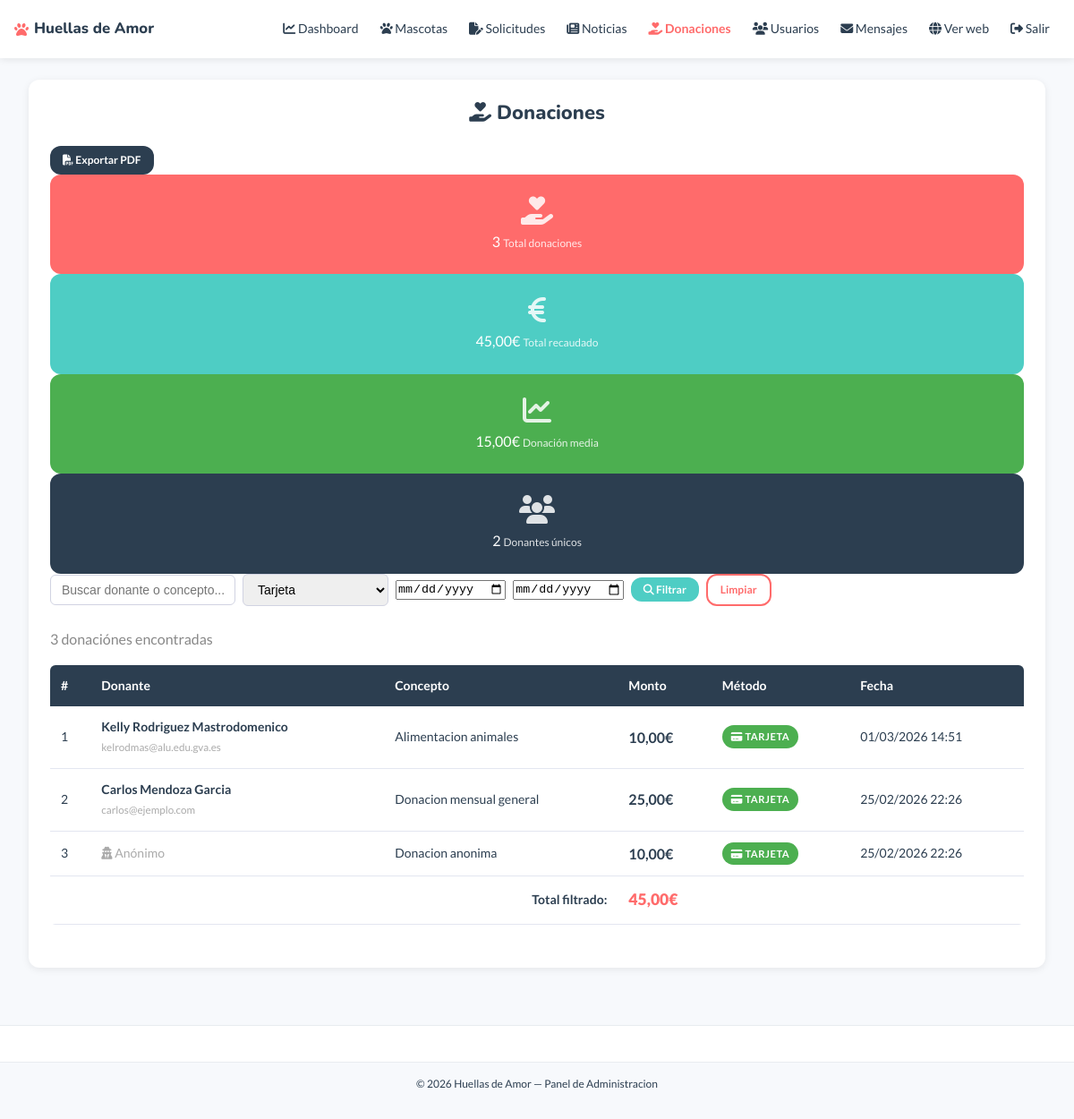
The app's page /admin/donaciones.php?metodo=tarjeta (signed in) with its own data.
### tables this page shows
CREATE TABLE `donaciones` (
  `id` int(10) UNSIGNED NOT NULL,
  `id_usuario` int(10) UNSIGNED DEFAULT NULL,
  `monto` decimal(8,2) NOT NULL,
  `concepto` varchar(255) DEFAULT NULL,
  `metodo_pago` varchar(100) DEFAULT NULL,
  `fecha` datetime NOT NULL DEFAULT current_timestamp(),
  `certificado_pdf` varchar(255) DEFAULT NULL
);

CREATE TABLE `usuarios` (
  `id` int(10) UNSIGNED NOT NULL,
  `nombre` varchar(100) NOT NULL,
  `apellidos` varchar(150) NOT NULL,
  `email` varchar(200) NOT NULL,
  `contrasena` varchar(255) NOT NULL,
  `telefono` varchar(20) DEFAULT NULL,
  `dni` varchar(10) DEFAULT NULL,
  `direccion` varchar(255) DEFAULT NULL,
  `ciudad` varchar(100) DEFAULT NULL,
  `cp` varchar(10) DEFAULT NULL,
  `foto_perfil` varchar(255) DEFAULT NULL,
  `rol` enum('visitante','registrado','admin') NOT NULL DEFAULT 'registrado',
  `activo` tinyint(1) NOT NULL DEFAULT 1,
  `fecha_registro` datetime NOT NULL DEFAULT current_timestamp()
);

### admin/donaciones.php (the view, shortened to what this page needs)
<?php
require_once '../templates/header-admin.php';
$filtroMetodo  = trim($_GET['metodo']  ?? '');
$filtroDesde   = trim($_GET['desde']   ?? '');
$filtroHasta   = trim($_GET['hasta']   ?? '');
$filtroBuscar  = trim($_GET['buscar']  ?? '');
$exportarPDF   = isset($_GET['exportar_pdf']);
$porPagina    = 15;
$paginaActual = isset($_GET['pagina']) && is_numeric($_GET['pagina']) ? (int) $_GET['pagina'] : 1;
$offset       = ($paginaActual - 1) * $porPagina;
$donde  = "WHERE 1=1";
$params = [];
if (!empty($filtroMetodo)) {
    $donde .= " AND d.`metodo_pago` = :metodo";
    $params[':metodo'] = $filtroMetodo;
}
try {
    $stmtStats = $conexion->prepare(
        "SELECT
            COUNT(*) AS total_donaciones,
            COALESCE(SUM(d.`monto`), 0) AS total_monto,
            COALESCE(AVG(d.`monto`), 0) AS media_monto,
            COUNT(DISTINCT d.`id_usuario`) AS total_donantes
         FROM `donaciones` d
         LEFT JOIN `usuarios` u ON d.id_usuario = u.id
         $donde"
    );
    foreach ($params as $k => $v) { $stmtStats->bindValue($k, $v); }
    $stmtStats->execute();
    $stats = $stmtStats->fetch();
    $stmtTotal = $conexion->prepare(
        "SELECT COUNT(*) FROM `donaciones` d
         LEFT JOIN `usuarios` u ON d.id_usuario = u.id
         $donde"
    );
    foreach ($params as $k => $v) { $stmtTotal->bindValue($k, $v); }
    $stmtTotal->execute();
    $totalDonaciones = $stmtTotal->fetchColumn();
    $limitOffset = $exportarPDF ? '' : "LIMIT :limite OFFSET :offset";
    $stmtDon = $conexion->prepare(
        "SELECT d.*, u.nombre AS nombre_usuario, u.apellidos, u.email
         FROM `donaciones` d
         LEFT JOIN `usuarios` u ON d.id_usuario = u.id
         $donde
         ORDER BY d.`fecha` DESC
         $limitOffset"
    );
    foreach ($params as $k => $v) { $stmtDon->bindValue($k, $v); }
    if (!$exportarPDF) {
        $stmtDon->bindValue(':limite', $porPagina, PDO::PARAM_INT);
        $stmtDon->bindValue(':offset', $offset,    PDO::PARAM_INT);
    }
    $stmtDon->execute();
    $donaciones = $stmtDon->fetchAll();
} catch (PDOException $e) {
    $donaciones = [];
    $stats      = ['total_donaciones' => 0, 'total_monto' => 0, 'media_monto' => 0, 'total_donantes' => 0];
    $totalDonaciones = 0;
    $totalPaginas    = 1;
}
?>
<div class="contenedor" style="padding-top:24px; padding-bottom:40px;">
<div class="contenedor-admin">
    <div class="admin-cabecera">
        <h1><i class="fa-solid fa-hand-holding-heart"></i> Donaciones</h1>
        <a href="donaciones.php?<?php echo http_build_query(array_filter([
            'exportar_pdf' => '1',
            'metodo'  => $filtroMetodo,
            'desde'   => $filtroDesde,
            'hasta'   => $filtroHasta,
            'buscar'  => $filtroBuscar,
        ])); ?>" class="btn-oscuro btn-sm">
            <i class="fa-solid fa-file-pdf"></i> Exportar PDF
        </a>
    </div>
<div class="dashboard-stats">
    <div class="stat-card stat-coral">
        <i class="fa-solid fa-hand-holding-heart"></i>
        <span class="stat-num"><?php echo $stats['total_donaciones']; ?></span>
        <span class="stat-label">Total donaciones</span>
    </div>
    <div class="stat-card stat-turquesa">
        <i class="fa-solid fa-euro-sign"></i>
        <span class="stat-num"><?php echo number_format($stats['total_monto'], 2, ',', '.'); ?>€</span>
        <span class="stat-label">Total recaudado</span>
    </div>
    <div class="stat-card stat-verde">
        <i class="fa-solid fa-chart-line"></i>
        <span class="stat-num"><?php echo number_format($stats['media_monto'], 2, ',', '.'); ?>€</span>
        <span class="stat-label">Donación media</span>
    </div>
    <div class="stat-card stat-oscuro">
        <i class="fa-solid fa-users"></i>
        <span class="stat-num"><?php echo $stats['total_donantes']; ?></span>
        <span class="stat-label">Donantes únicos</span>
    </div>
</div>
    <div class="barra-admin" style="flex-wrap:wrap; gap:12px;">
        <form method="get" action="donaciones.php" class="form-filtro" style="flex-wrap:wrap; gap:8px;">
            <input type="text" name="buscar"
                   placeholder="Buscar donante o concepto..."
                   value="<?php echo htmlspecialchars($filtroBuscar); ?>">
            <select name="metodo">
                <option value="tarjeta" <?php echo $filtroMetodo === 'tarjeta' ? 'selected' : ''; ?>>Tarjeta</option>
            </select>
            <input type="date" name="desde" value="<?php echo htmlspecialchars($filtroDesde); ?>"
                   title="Desde">
            <input type="date" name="hasta" value="<?php echo htmlspecialchars($filtroHasta); ?>"
                   title="Hasta">
            <button type="submit" class="btn-turquesa btn-sm">
                <i class="fa-solid fa-magnifying-glass"></i> Filtrar
            </button>
            <?php if (!empty($filtroMetodo) || !empty($filtroDesde) || !empty($filtroHasta) || !empty($filtroBuscar)) { ?>
            <a href="donaciones.php" class="btn-outline-coral btn-sm">Limpiar</a>
            <?php } ?>
        </form>
    </div>
    <p style="color:#888; margin-bottom:16px;">
        <?php echo $totalDonaciones; ?> donación<?php echo $totalDonaciones !== 1 ? 'es' : ''; ?> encontrada<?php echo $totalDonaciones !== 1 ? 's' : ''; ?>
    </p>
    <?php if (!empty($donaciones)) { ?>
    <div class="tabla-wrapper">
        <table class="tabla-admin">
            <thead>
                <tr>
                    <th>#</th>
                    <th>Donante</th>
                    <th>Concepto</th>
                    <th>Monto</th>
                    <th>Método</th>
                    <th>Fecha</th>
                </tr>
            </thead>
            <tbody>
                <?php foreach ($donaciones as $i => $don) { ?>
                <tr>
                    <td><?php echo $offset + $i + 1; ?></td>
                    <td>
                        <?php if ($don['nombre_usuario']) { ?>
                            <strong><?php echo htmlspecialchars($don['nombre_usuario'] . ' ' . $don['apellidos']); ?></strong>
                            <br><small style="color:#aaa;"><?php echo htmlspecialchars($don['email']); ?></small>
                        <?php } else { ?>
                            <span style="color:#aaa;"><i class="fa-solid fa-user-secret"></i> Anónimo</span>
                        <?php } ?>
                    </td>
                    <td><?php echo htmlspecialchars($don['concepto']); ?></td>
                    <td>
                        <strong style="color:#2C3E50; font-size:1rem;">
                            <?php echo number_format($don['monto'], 2, ',', '.'); ?>€
                        </strong>
                    </td>
                    <td>
                        <?php
                        $iconoMetodo = [
                            'tarjeta' => 'fa-credit-card',
                            'paypal'  => 'fa-paypal',
                            'bizum'   => 'fa-mobile-screen',
                        ];
                        $icono = $iconoMetodo[$don['metodo_pago']] ?? 'fa-money-bill';
                        ?>
                        <span class="badge badge-disponible" style="font-size:0.7rem;">
                            <i class="fa-<?php echo $don['metodo_pago'] === 'paypal' ? 'brands' : 'solid'; ?> <?php echo $icono; ?>"></i>
                            <?php echo ucfirst($don['metodo_pago']); ?>
                        </span>
                    </td>
                    <td><?php echo date('d/m/Y H:i', strtotime($don['fecha'])); ?></td>
                </tr>
                <?php } ?>
            </tbody>
            <tfoot>
                <tr>
                    <td colspan="3" style="text-align:right; font-weight:700; padding:12px;">
                        Total filtrado:
                    </td>
                    <td colspan="3" style="font-weight:800; font-size:1.1rem; color:#FF6B6B; padding:12px;">
                        <?php echo number_format($stats['total_monto'], 2, ',', '.'); ?>€
                    </td>
                </tr>
            </tfoot>
        </table>
    </div>
    <?php } else { ?>
    <p class="sin-resultados">No hay donaciones con los filtros seleccionados.</p>
    <?php } ?>
</div>
</div>
<?php require_once '../templates/footer-admin.php'; ?>

### records on screen
donaciones: i "1", id_usuario.apellidos "Kelly Rodriguez Mastrodomenico", id_usuario.email "kelrodmas@alu.edu.gva.es", concepto "Alimentacion animales", monto "10,00", metodo_pago "TARJETA", fecha "01/03/2026 14:51"
donaciones: i "2", id_usuario.apellidos "Carlos Mendoza Garcia", id_usuario.email "carlos@ejemplo.com", concepto "Donacion mensual general", monto "25,00", metodo_pago "TARJETA", fecha "25/02/2026 22:26"
donaciones: i "3", shows "Anónimo", concepto "Donacion anonima", monto "10,00", metodo_pago "TARJETA", fecha "25/02/2026 22:26"

### other values on screen
$stats['total_donaciones'] "3"
$stats['total_monto'] "45,00"
$stats['media_monto'] "15,00"
$stats['total_donantes'] "2"
$totalDonaciones "3"
